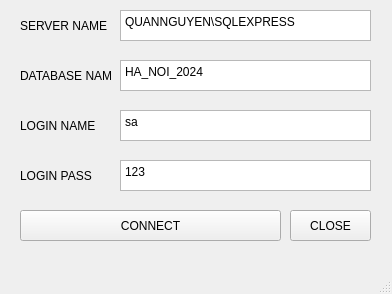
<?xml version="1.0" encoding="UTF-8"?>
<ui version="4.0">
 <class>MainWindow</class>
 <widget class="QMainWindow" name="MainWindow">
  <property name="geometry">
   <rect>
    <x>0</x>
    <y>0</y>
    <width>392</width>
    <height>294</height>
   </rect>
  </property>
  <property name="windowTitle">
   <string>MainWindow</string>
  </property>
  <widget class="QWidget" name="centralwidget">
   <widget class="QPushButton" name="pushButton_CONNECT">
    <property name="geometry">
     <rect>
      <x>20</x>
      <y>210</y>
      <width>261</width>
      <height>31</height>
     </rect>
    </property>
    <property name="text">
     <string>CONNECT</string>
    </property>
   </widget>
   <widget class="QLabel" name="label">
    <property name="geometry">
     <rect>
      <x>20</x>
      <y>10</y>
      <width>91</width>
      <height>31</height>
     </rect>
    </property>
    <property name="text">
     <string>SERVER NAME</string>
    </property>
   </widget>
   <widget class="QLabel" name="label_2">
    <property name="geometry">
     <rect>
      <x>20</x>
      <y>60</y>
      <width>91</width>
      <height>31</height>
     </rect>
    </property>
    <property name="text">
     <string>DATABASE NAME</string>
    </property>
   </widget>
   <widget class="QLabel" name="label_4">
    <property name="geometry">
     <rect>
      <x>20</x>
      <y>160</y>
      <width>91</width>
      <height>31</height>
     </rect>
    </property>
    <property name="text">
     <string>LOGIN PASS</string>
    </property>
   </widget>
   <widget class="QPlainTextEdit" name="plainTextEdit">
    <property name="geometry">
     <rect>
      <x>120</x>
      <y>10</y>
      <width>251</width>
      <height>31</height>
     </rect>
    </property>
    <property name="plainText">
     <string>QUANNGUYEN\SQLEXPRESS</string>
    </property>
   </widget>
   <widget class="QPlainTextEdit" name="plainTextEdit_2">
    <property name="geometry">
     <rect>
      <x>120</x>
      <y>60</y>
      <width>251</width>
      <height>31</height>
     </rect>
    </property>
    <property name="plainText">
     <string>HA_NOI_2024</string>
    </property>
   </widget>
   <widget class="QPlainTextEdit" name="plainTextEdit_3">
    <property name="geometry">
     <rect>
      <x>120</x>
      <y>110</y>
      <width>251</width>
      <height>31</height>
     </rect>
    </property>
    <property name="plainText">
     <string>sa</string>
    </property>
   </widget>
   <widget class="QPlainTextEdit" name="plainTextEdit_4">
    <property name="geometry">
     <rect>
      <x>120</x>
      <y>160</y>
      <width>251</width>
      <height>31</height>
     </rect>
    </property>
    <property name="plainText">
     <string>123</string>
    </property>
   </widget>
   <widget class="QLabel" name="label_3">
    <property name="geometry">
     <rect>
      <x>20</x>
      <y>110</y>
      <width>91</width>
      <height>31</height>
     </rect>
    </property>
    <property name="text">
     <string>LOGIN NAME</string>
    </property>
   </widget>
   <widget class="QPushButton" name="pushButton_CLOSE">
    <property name="geometry">
     <rect>
      <x>290</x>
      <y>210</y>
      <width>81</width>
      <height>31</height>
     </rect>
    </property>
    <property name="text">
     <string>CLOSE</string>
    </property>
   </widget>
  </widget>
  <widget class="QMenuBar" name="menubar">
   <property name="geometry">
    <rect>
     <x>0</x>
     <y>0</y>
     <width>392</width>
     <height>21</height>
    </rect>
   </property>
  </widget>
  <widget class="QStatusBar" name="statusbar"/>
 </widget>
 <resources/>
 <connections>
  <connection>
   <sender>pushButton_CLOSE</sender>
   <signal>clicked()</signal>
   <receiver>MainWindow</receiver>
   <slot>close()</slot>
   <hints>
    <hint type="sourcelabel">
     <x>330</x>
     <y>246</y>
    </hint>
    <hint type="destinationlabel">
     <x>195</x>
     <y>146</y>
    </hint>
   </hints>
  </connection>
  <connection>
   <sender>pushButton_CONNECT</sender>
   <signal>clicked()</signal>
   <receiver>MainWindow</receiver>
   <slot>close()</slot>
   <hints>
    <hint type="sourcelabel">
     <x>150</x>
     <y>246</y>
    </hint>
    <hint type="destinationlabel">
     <x>195</x>
     <y>146</y>
    </hint>
   </hints>
  </connection>
 </connections>
</ui>
